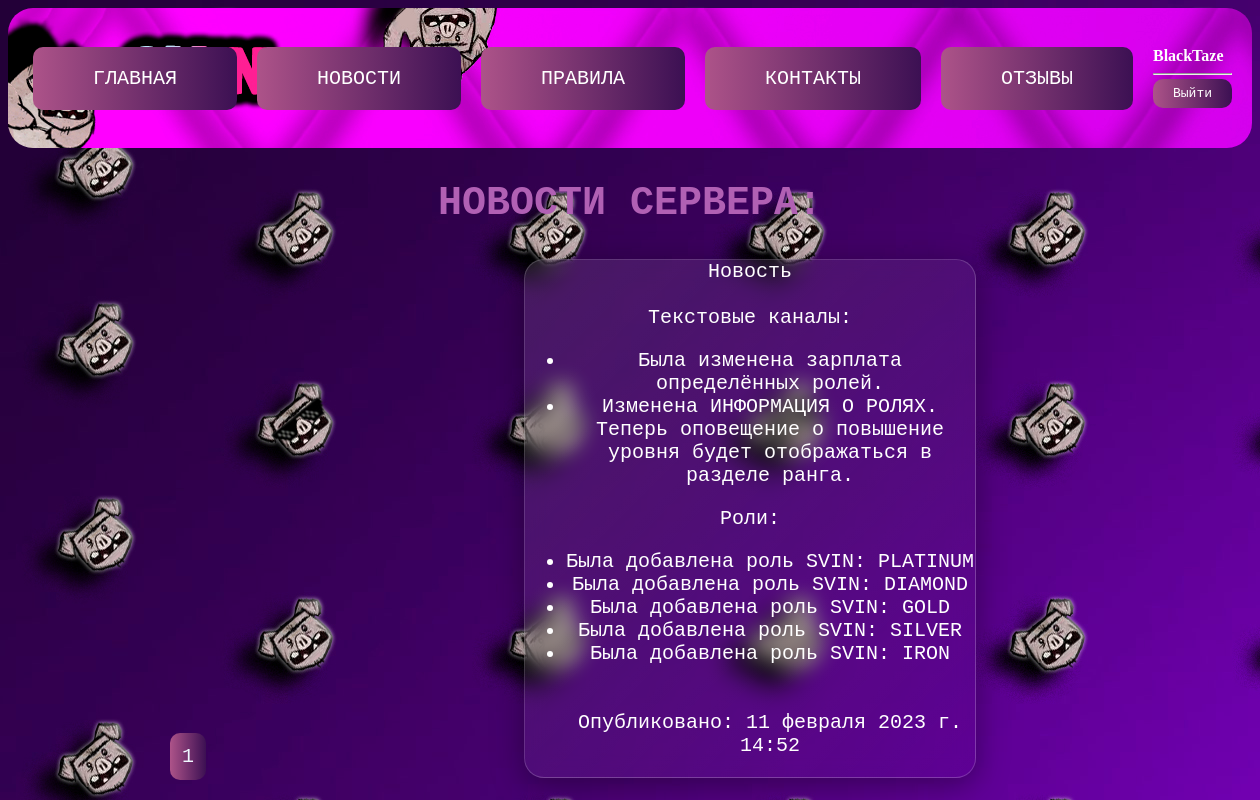
The app's page /SVIN/news/ (signed in) with its own data.
### SVIN_main/models.py (models this page shows)
class News(models.Model):
    title = models.CharField(max_length=50, null=True, verbose_name="Заголовок")
    content = models.TextField(null=True, blank=True, verbose_name="Основная часть")
    published = models.DateTimeField(auto_now_add=True, db_index=True, verbose_name="Опубликовано")

### SVIN_main/views.py (the view)
# urls.py: path("news/", news ,name="news" ),
def news(request):
    news = News.objects.all()
    paginator = Paginator(news,6)
    page_num = request.GET.get("page")
    page = paginator.get_page(page_num)
    context = {"page":page}
    return render(request,"SVIN_main/news.html",context)

### SVIN_main/templates/SVIN_main/news.html
{% extends 'SVIN_main/layout/basic.html' %}
{% block content %}
		<header align="center">
			<h1 style="color: rgb(177, 96, 180); font-size: 40px" >НОВОСТИ СЕРВЕРА:</h1>
		</header>
			<div align="center" class="newscontainer">
			{% for new in page %}
				<div class="newsitem glass">
					<span>
					{{ new.title }}
					{{ new.content | safe }}<br><br>
					Опубликовано: {{ new.published }}
					</span>
				</div>
				{% endfor %}
			</div>
				<div class="paginator ">
					{% for p in page.paginator.page_range %}
					<a class="paginatoritem button" href="?page={{ p }}"> {{ p }} </a>
					{% endfor %}
				</div>
{% endblock content %}

### SVIN_main/templates/SVIN_main/layout/basic.html (shortened to what this page needs)
{% load static %}
<!DOCTYPE html>
<html>
<head>
	<link rel="stylesheet" href="{% static "SVIN_main/style.css" %}">
</head>
<body>
	<div class="hat_and_nav">
		<nav class="nav">
			<a href="{% url "index" %}" class="button">ГЛАВНАЯ</a>
			<a href="{% url "news" %}" class="button">НОВОСТИ</a>
			<a href="{% url "rules" %}" class="button">ПРАВИЛА</a>
			<a href="{% url "contacts" %}" class="button">КОНТАКТЫ</a>
			<a href="{% url "reviews" %}" class="button">ОТЗЫВЫ</a>
			<div class="login">
				{% if request.user.is_authenticated %}
				<span style="color: white; text-align : center"><b>{{ request.user.username }} </b></span>
				<hr>
				<a class="buttonr" href="{% url "logout" %}">Выйти</a>
				{% else %}
				<a class="buttonr" href="{% url "register" %}">Регистрация</a>
				<hr>
				<a class="buttonr" href="{% url "login" %}">Войти</a>
				{% endif %}
			</div>
		</nav>
	</div>
	<section>
	{% block content %}
	{% endblock content %}
	</section>
</body>
</html>

### SVIN_main/static/SVIN_main/style.css (style rules this page uses)
body { background-image: url(svinbackground.jpg); }
.button { font-size: 20px; font-family: monospace; text-decoration: none; color: white; background: linear-gradient(to left, #ad5389,#3c1053,#ad5389); padding: 20px 60px; border-radius: 10px; background-size: 200%; transition: 0.5s; }
.buttonr { font-size: 13px; font-family: monospace; text-decoration: none; color: white; background: linear-gradient(to left, #ad5389,#3c1053,#ad5389); padding: 7px 20px; border-radius: 10px; background-size: 200%; transition: 0.5s; text-align: center; }
.glass { background: linear-gradient(135deg,rgba(255, 255, 255, 0.1),rgba(255, 255, 255, 0)); backdrop-filter: blur(10px); -webkit-backdrop-filter: blur(10px); border-radius: 20px; border: 1px solid rgba(255, 255, 255, 0.18); box-shadow: 0 8px 32px 0 rgba(0, 0, 0, 0.37); }
.hat_and_nav { display: flex; justify-content: flex-end; gap: 20px; align-items: center; padding: 20px; background-image: url(svinhat.jpg); border-radius: 25px; height: 100px; }
.nav { display: flex; gap: 20px }
.newscontainer { display: flex; flex-wrap: wrap; justify-content: center; gap: 20px; width: 1000px; position: absolute; left: 250px; }
.newsitem { font-family: monospace; font-size: 20px; color: white; width: 450px; min-height: 300px; }
header { font-family: monospace; font-size: 30px; color: white; }
.paginator { display: flex; flex-wrap: nowrap; gap: 10px; padding: 20px; position: absolute; bottom: 0; left: 150px; }
.paginatoritem { padding: 12px; border-color: 10px solid plum; text-decoration: none; color: aliceblue; text-align: center; }

### records on screen
News: title "Новость", content "Текстовые каналы: Была изменена зарплата определённых ролей. Изменена ИНФОРМАЦИЯ О РОЛЯХ. Теперь оповещение о повышение уровня будет отображаться в разделе ранга. Роли: Была добавлена роль SVIN: PLATINUM Была добавлена роль SVIN: DIAMOND Была добавлена роль SVIN: GOLD Была добавлена роль SVIN: SILVER Была добавлена роль SVIN: IRON", published "11 февраля 2023 г. 14:52"

### other values on screen
{{ request.user.username }} "BlackTaze"
{{ p }} "1"
